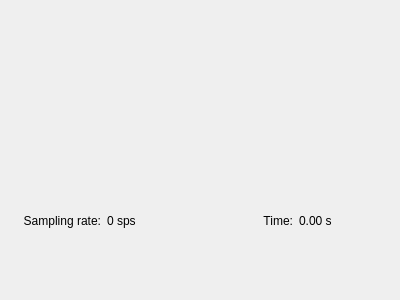
<?xml version="1.0" encoding="UTF-8"?>
<ui version="4.0">
 <class>SignalPlotWidget</class>
 <widget class="QWidget" name="SignalPlotWidget">
  <property name="geometry">
   <rect>
    <x>0</x>
    <y>0</y>
    <width>400</width>
    <height>300</height>
   </rect>
  </property>
  <property name="windowTitle">
   <string>Signal Plot Widget</string>
  </property>
  <layout class="QVBoxLayout" name="verticalLayout" stretch="0,0">
   <item>
    <widget class="PlotWidget" name="graphWidget" native="true"/>
   </item>
   <item>
    <layout class="QHBoxLayout" name="horizontalLayout">
     <item>
      <widget class="QLabel" name="label1">
       <property name="text">
        <string>Sampling rate:</string>
       </property>
       <property name="alignment">
        <set>Qt::AlignRight|Qt::AlignTrailing|Qt::AlignVCenter</set>
       </property>
      </widget>
     </item>
     <item>
      <widget class="QLabel" name="spsLabel">
       <property name="text">
        <string>0 sps</string>
       </property>
      </widget>
     </item>
     <item>
      <widget class="QLabel" name="label2">
       <property name="text">
        <string>Time:</string>
       </property>
       <property name="alignment">
        <set>Qt::AlignRight|Qt::AlignTrailing|Qt::AlignVCenter</set>
       </property>
      </widget>
     </item>
     <item>
      <widget class="QLabel" name="timeLabel">
       <property name="text">
        <string>0.00 s</string>
       </property>
      </widget>
     </item>
    </layout>
   </item>
  </layout>
 </widget>
 <customwidgets>
  <customwidget>
   <class>PlotWidget</class>
   <extends>QWidget</extends>
   <header>pyqtgraph</header>
   <container>1</container>
  </customwidget>
 </customwidgets>
 <resources/>
 <connections/>
</ui>
